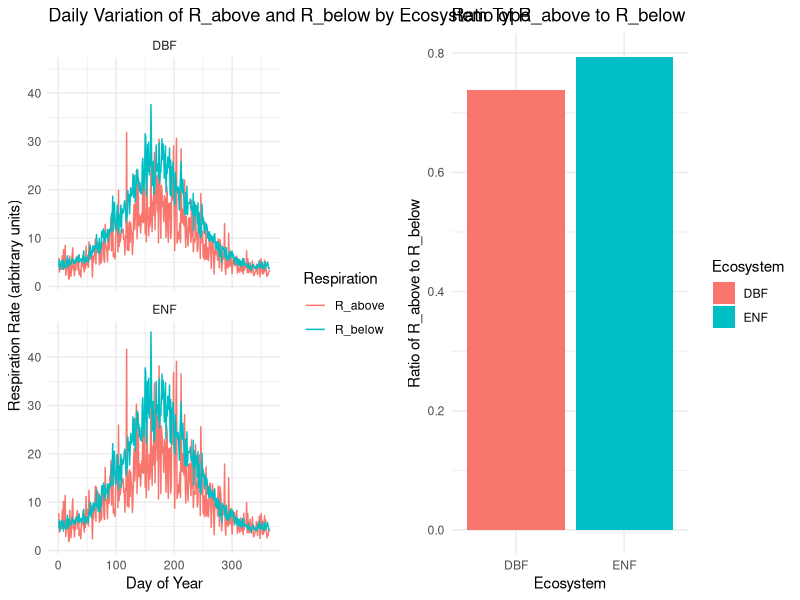

Write R code to recreate this figure.
# Base code to create estimates of above and below ground respiration for ENF and BDF
#Author: Dave Moore
# Purpose - support an analysis by Dave Bowling and Kenny Smith

# Load necessary libraries
library(dplyr)
library(tidyr)
library(ggplot2)
library(gridExtra)

# Simulate daily temperatures for T_air
set.seed(42) # For reproducibility
days <- 1:365
mean_annual_temp <- 15 # Mean annual temperature in Celsius

# Simulate seasonal temperature variations for T_air
T_air <- mean_annual_temp + 10 * sin(2 * pi * (days - 80) / 365) + rnorm(365, 0, 5)

# Simulate T_soil with 30% of the variance of T_air
T_soil <- mean_annual_temp + 10 * sin(2 * pi * (days - 80) / 365) + rnorm(365, 0, 5 * 0.3)

# Create a dataframe with the temperature data
temperature_data <- data.frame(
  Day = days,
  T_air = T_air,
  T_soil = T_soil
)

# Define the varying C_leaf for each ecosystem type
C_leaf_DBF <- ifelse(days < 70 | days > 270, 0, 100 * sin(pi * (days - 70) / 200))
C_leaf_ENF <- 100 + (100 * 0.03) * (0.3 * (days / 365) + 0.7 * pmax(0, (days - 200) / 50))

# Define initial values for other carbon pools (in arbitrary units) for each ecosystem type
initial_values <- list(
  DBF = list(C_stem = 200, C_root = 150, C_litter = 50, C_microbial = 30, C_CWD = 70, C_fast_soil = 120, C_slow_soil = 400),
  ENF = list(C_stem = 220, C_root = 170, C_litter = 60, C_microbial = 35, C_CWD = 80, C_fast_soil = 130, C_slow_soil = 420)
)

# Define Q10 function for respiration
Q10_function <- function(C_pool, T, R_base, Q10) {
  R_base * C_pool * Q10^((T - 15) / 10)
}

# Set parameters for respiration calculation (arbitrary units) for each ecosystem type
params <- list(
  DBF = list(
    leaf = list(R_base = 0.01, Q10 = 2),
    stem = list(R_base = 0.02, Q10 = 2.1),
    root = list(R_base = 0.015, Q10 = 2.2),
    litter = list(R_base = 0.03, Q10 = 1.9),
    microbial = list(R_base = 0.05, Q10 = 2.3),
    CWD = list(R_base = 0.025, Q10 = 2),
    fast_soil = list(R_base = 0.02, Q10 = 2.5),
    slow_soil = list(R_base = 0.01, Q10 = 2.6)
  ),
  ENF = list(
    leaf = list(R_base = 0.011, Q10 = 2.2),
    stem = list(R_base = 0.021, Q10 = 2.15),
    root = list(R_base = 0.016, Q10 = 2.25),
    litter = list(R_base = 0.031, Q10 = 1.95),
    microbial = list(R_base = 0.051, Q10 = 2.35),
    CWD = list(R_base = 0.026, Q10 = 2.1),
    fast_soil = list(R_base = 0.021, Q10 = 2.55),
    slow_soil = list(R_base = 0.011, Q10 = 2.65)
  )
)

# Function to calculate respiration for each time step and ecosystem type
calculate_respiration <- function(T_air, T_soil, ecosystem, C_leaf) {
  C_pools <- initial_values[[ecosystem]]
  param <- params[[ecosystem]]
  
  R_leaf <- Q10_function(C_leaf, T_air, param$leaf$R_base, param$leaf$Q10)
  R_stem <- Q10_function(C_pools$C_stem, T_air, param$stem$R_base, param$stem$Q10)
  R_root <- Q10_function(C_pools$C_root, T_soil, param$root$R_base, param$root$Q10)
  R_litter <- Q10_function(C_pools$C_litter, T_air, param$litter$R_base, param$litter$Q10)
  R_microbial <- Q10_function(C_pools$C_microbial, T_soil, param$microbial$R_base, param$microbial$Q10)
  R_CWD <- Q10_function(C_pools$C_CWD, T_air, param$CWD$R_base, param$CWD$Q10)
  R_fast_soil <- Q10_function(C_pools$C_fast_soil, T_soil, param$fast_soil$R_base, param$fast_soil$Q10)
  R_slow_soil <- Q10_function(C_pools$C_slow_soil, T_soil, param$slow_soil$R_base, param$slow_soil$Q10)
  
  # Calculate R_below and R_above
  R_below <- R_root + R_microbial + R_fast_soil + R_slow_soil
  R_above <- R_leaf + R_stem + R_litter + R_CWD
  
  list(R_leaf = R_leaf, R_stem = R_stem, R_root = R_root, R_litter = R_litter,
       R_microbial = R_microbial, R_CWD = R_CWD, R_fast_soil = R_fast_soil,
       R_slow_soil = R_slow_soil, R_below = R_below, R_above = R_above)
}

# Apply the respiration calculation to each row of the temperature dataframe for both ecosystems
respiration_results_DBF <- temperature_data %>%
  rowwise() %>%
  mutate(
    Ecosystem = "DBF",
    C_leaf = C_leaf_DBF[Day],
    Resp = list(calculate_respiration(T_air, T_soil, "DBF", C_leaf))
  ) %>%
  unnest_wider(Resp)

respiration_results_ENF <- temperature_data %>%
  rowwise() %>%
  mutate(
    Ecosystem = "ENF",
    C_leaf = C_leaf_ENF[Day],
    Resp = list(calculate_respiration(T_air, T_soil, "ENF", C_leaf))
  ) %>%
  unnest_wider(Resp)

# Combine results
respiration_results <- bind_rows(respiration_results_DBF, respiration_results_ENF)

# Calculate the sum of R_above and R_below for each ecosystem type
total_respiration <- respiration_results %>%
  group_by(Ecosystem) %>%
  summarise(
    Sum_R_above = sum(R_above),
    Sum_R_below = sum(R_below)
  ) %>%
  mutate(Ratio_R_above_to_R_below = Sum_R_above / Sum_R_below)

# Plot the variation of R_above and R_below by Days for both ecosystems in stacked plots
plot_respiration <- ggplot(respiration_results, aes(x = Day)) +
  geom_line(aes(y = R_above, color = "R_above")) +
  geom_line(aes(y = R_below, color = "R_below")) +
  facet_wrap(~Ecosystem, ncol = 1) +
  labs(title = "Daily Variation of R_above and R_below by Ecosystem Type",
       x = "Day of Year",
       y = "Respiration Rate (arbitrary units)",
       color = "Respiration") +
  theme_minimal()

# Plot the ratio of R_above to R_below for the two ecosystems
plot_ratio <- ggplot(total_respiration, aes(x = Ecosystem, y = Ratio_R_above_to_R_below, fill = Ecosystem)) +
  geom_bar(stat = "identity") +
  labs(title = "Ratio of R_above to R_below",
       x = "Ecosystem",
       y = "Ratio of R_above to R_below") +
  theme_minimal()

# Combine the two plots side by side
grid.arrange(plot_respiration, plot_ratio, ncol = 2)
